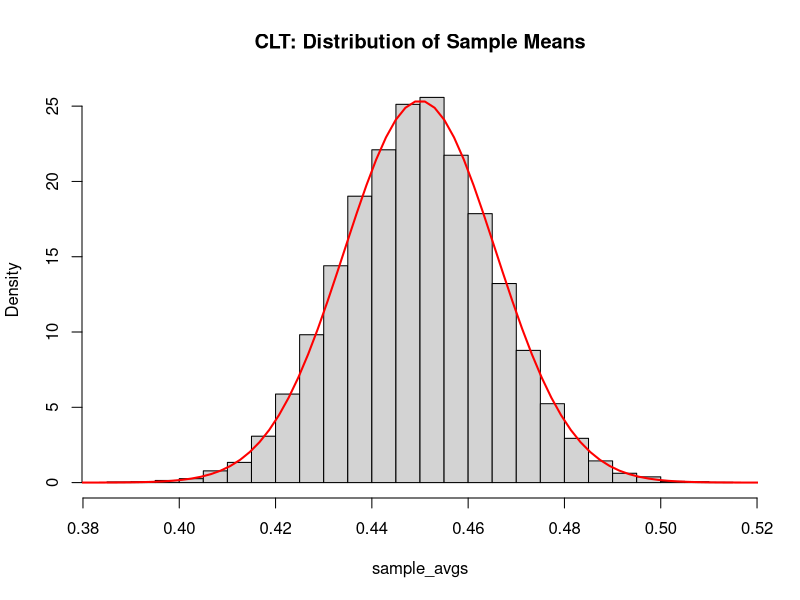

The R source for this figure:
# Sampling models
set.seed(1)
p <- 0.45                                     # true proportion (e.g., support for a candidate)
N <- 1000                                     # sample size
X <- rbinom(N, size = 1, prob = p)            # one sample of 1000 Bernoulli trials

# Expected value and standard error
mean(X)                                       # sample proportion
sqrt(p * (1-p) / N)                           # theoretical standard error (uses sqrt())

# Monte Carlo for distribution of sample means
B <- 10000
sample_avgs <- replicate(B, {
  X <- rbinom(N, size = 1, prob = p)
  mean(X)
})
mean(sample_avgs)                             # should ≈ p
sd(sample_avgs)                               # should ≈ theoretical SE

# CLT visualization
hist(sample_avgs, breaks = 30, prob = TRUE, 
     main = "CLT: Distribution of Sample Means")
x <- seq(0.35, 0.55, length.out = 100)
lines(x, dnorm(x, mean = p, sd = sqrt(p*(1-p)/N)), col = "red", lwd = 2)

cumsum(X)[1:10]                               # running totals (sometimes useful in simulations)

#Mini-challenges
#1. Increase sample size N to 10,000 and re-run. How does the standard error change?
#2. Simulate dice rolls: sample(1:6, 100, replace = TRUE) → average, repeat with replicate().
#3. Manually calculate expected value of a binomial random variable (size=100, p=0.45) and compare to simulation.
